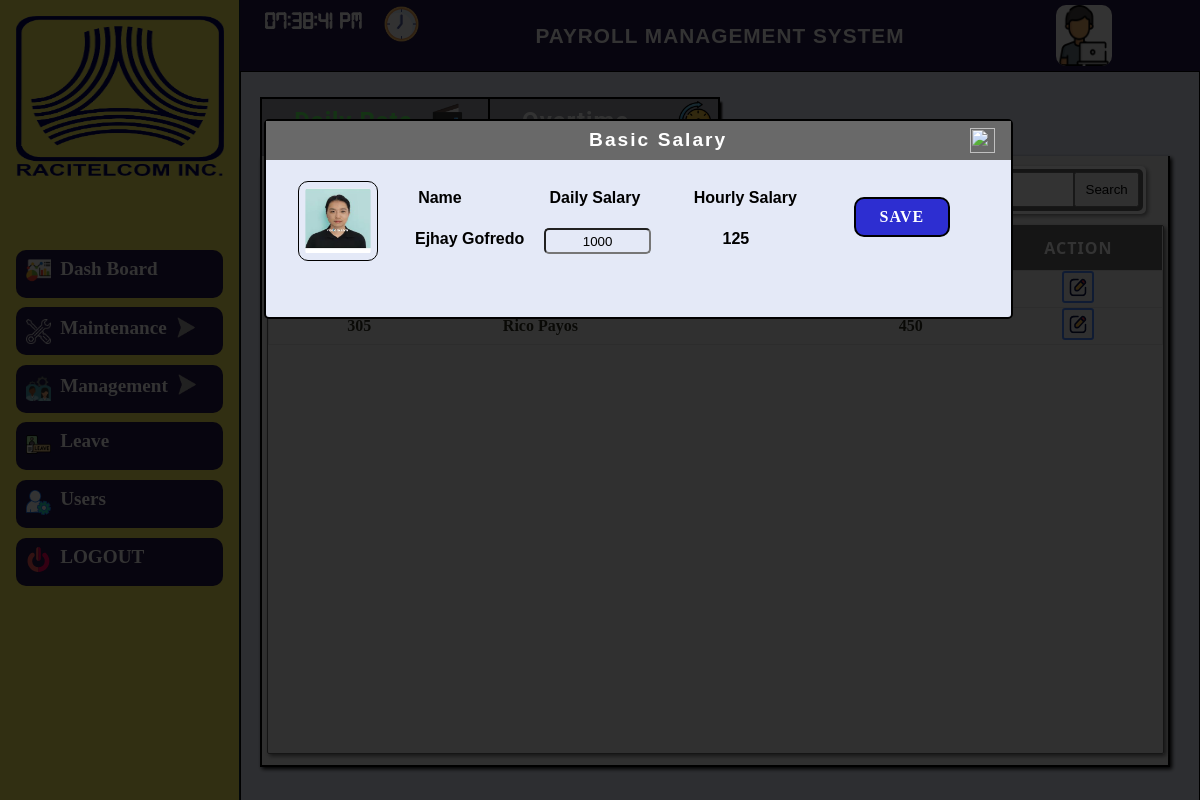
Page /admin-side/management/edit_basic_salary_layout.php?id_edit=304 on the committed database.
### tables this page shows
CREATE TABLE `tbl_company_information` (
  `ID` int(11) NOT NULL,
  `LOGO` varchar(200) NOT NULL,
  `System_Name` varchar(30) NOT NULL,
  `Company_Name` varchar(30) NOT NULL,
  `State` varchar(20) NOT NULL,
  `City` varchar(20) NOT NULL,
  `Zipcode` varchar(10) NOT NULL,
  `Street` varchar(20) NOT NULL,
  `Building_Number` varchar(10) NOT NULL
);

CREATE TABLE `tbl_personal_information` (
  `Personal_ID` int(11) NOT NULL,
  `Employees_ID` int(11) NOT NULL,
  `Last_Name` varchar(255) NOT NULL,
  `First_Name` varchar(255) NOT NULL,
  `Middle_Name` varchar(255) NOT NULL,
  `Birth_Date` date NOT NULL,
  `Email` varchar(255) NOT NULL,
  `Contact_Number` varchar(111) NOT NULL,
  `Zip_Code` varchar(255) NOT NULL,
  `Province` varchar(255) NOT NULL,
  `City` varchar(255) NOT NULL,
  `Street` varchar(255) NOT NULL,
  `Suffix` varchar(255) NOT NULL,
  `Status` varchar(255) NOT NULL,
  `Gender` varchar(255) NOT NULL
);

CREATE TABLE `tbl_employees_information` (
  `Employees_ID` int(11) NOT NULL,
  `Employee_Image` varchar(255) NOT NULL,
  `Hire_Date` date NOT NULL,
  `Daily_Rate` int(11) NOT NULL,
  `Schedule_ID` int(11) NOT NULL,
  `Position_ID` int(11) NOT NULL,
  `Department_ID` int(11) NOT NULL,
  `Employee_Types` varchar(20) NOT NULL
);

### admin-side/admin-layout/top_nav_read.php (called while the page is built, shortened)
<?php
      include "../../connection/connection.php";
       $select_title = "SELECT * FROM tbl_company_information order by ID desc ";
       $query_title =mysqli_query($conn,$select_title);
       $res_title = mysqli_fetch_assoc($query_title);
 ?>

### admin-side/management/read.php (called while the page is built, shortened)
<?php
	include "../../connection/connection.php";
	$sql = "SELECT * FROM (SELECT Employees_ID , First_Name,Last_Name FROM tbl_personal_information) tbl_personal_information
	JOIN (SELECT Employees_ID ,@did:=Department_ID as Department_ID,(SELECT `Department_Name` FROM `tbl_department` WHERE `Department_ID` = @did) as Department_Name,Daily_Rate FROM tbl_employees_information ) tbl_employees_information
	ON tbl_employees_information.Employees_ID = tbl_personal_information.Employees_ID
	";
	$salary = mysqli_query($conn,$sql);
	$res_salary=mysqli_fetch_assoc($salary);
	if(isset($_GET['id_edit'])){
	$id = $_GET['id_edit'];
	$sql = "SELECT * FROM (SELECT Employees_ID , First_Name,Last_Name FROM tbl_personal_information) tbl_personal_information
	JOIN (SELECT Employees_ID ,Employee_Image,Daily_Rate FROM tbl_employees_information ) tbl_employees_information
	ON tbl_employees_information.Employees_ID = tbl_personal_information.Employees_ID where tbl_employees_information.Employees_ID = '$id' ";
	$edit_salary = mysqli_query($conn,$sql);
	$res_edit_salary=mysqli_fetch_assoc($edit_salary);
}
?>

### admin-side/management/basic_salary_edit.php (the view, shortened to what this page needs)
<!DOCTYPE html>
<html>
<head>
	<link rel="stylesheet" type="text/css" href="basic_salary.css">
</head>
<body>
	<div class="background">
		<div class="div-background">
			<div class="home-content">
				<div class="box-payroll">
					<div class="payroll-nav-bar">
						<ul class="active" >
							<li ><a href="basic_salary_layout.php" style="color:#66ff66;"   >Daily Rate</a> <img src="../../icons/setting.png" id="img_salary" > </li>
							<li><a href="ot_layout.php" >Overtime Rate</a><img id="img_history" src="../../icons/time-is-money.png"></li>
						</ul>
					</div>
					<div class="salary">
						<div class="salary-header">
							<div class="salary-header-left">
							</div>
							<div class="salary-header-right">
									<form method="POST" action="schedule.php">
									<div class="containter-search">
										<div class="containter-input-search">
										<input type="submit" name=""  value="Search" class="search">
										</div>
									</div>
								</form>
							</div>
						</div>
						<div class="salary-body">
							<table class="payroll-table">
								<thead>
									<tr>
										<th>Employee ID</th>
										<th>Employee Name</th>
										<th>Department</th>
										<th>Basic Salary</th>
										<th>Action </th>
								</thead>
								<tbody>
									<?php do { ?>
									<tr>
										<td><?php echo $res_salary['Employees_ID']; ?></td>
										<td><?php echo $res_salary['First_Name']; ?> <?php echo $res_salary['Last_Name']; ?></td>
										<td><?php echo $res_salary['Department_Name']; ?></td>
										<td><?php echo $res_salary['Daily_Rate']; ?></td>
										<td><a href="basic_salary_edit.php?id=<?php echo $res_salary['Employees_ID']; ?>"><img id="edit-icon" src="../../icons/edit-action.svg"></a></td>
									</tr>
								</tbody>
									<?php }while($res_salary=$salary->fetch_assoc());  ?>
							</table>
						</div>
					</div>
				</div>
			</div>
			<div class="pop-salary-edit">
				<div class="pop-box">
					<form method="post" action="basic_salary_update.php">
						<div class="header">
							<label>Basic Salary</label>
							<a href="basic_salary_layout.php"><img id="edit-close" src="../../icons/close.svg"></a>
						</div>
						<?php do{ ?>
						<div class="body">
							<div class="input-label">
								<img id="img-emp"
								<?php if($res_edit_salary['Employee_Image'] == ''){ ?>
									src = "../../user1.png";
								<?php }else{ ?>
								src="../../side-bar/employees/emp-image/<?php echo $res_edit_salary['Employee_Image'] ?> ">
							<?php } ?>
							</div>
							<div class="input-label-basic-salary" id="namee">
								<div class="div-input">
									<label>Name</label>
								</div>
								<div class="div-input" id="name">
									<p ><?php echo $res_edit_salary['First_Name']; ?>  <?php echo $res_edit_salary['Last_Name']; ?></p>
								</div>
							</div>
							<div class="input-label-hourly-salary">
								<div class="div-input">
									<label>Daily Salary</label>
								</div>
								<div class="div-input">
								<input type="text" name="salary" value="<?php echo $res_edit_salary['Daily_Rate'];?>">
								</div>
							</div>
							<div class="input-label-basic-salary">
								<div class="div-input">
									<label>Hourly Salary</label>
								</div>
								<div class="div-input">
								<p> <?php echo $res_edit_salary['Daily_Rate']/8;?></p>
								</div>
							</div>
							<div class="input-label-button">
								<button type="submit" name="save">SAVE</button>
							</div>
						</div>
					<?php }while($res_edit_salary=$edit_salary->fetch_assoc());  ?>
					</form>
				</div>
			</div>
		</div>
	</div>
</html>

### admin-side/admin-layout/top_nav.php (shortened to what this page needs)
<?php include"top_nav_read.php"; ?>
<!DOCTYPE html>
<html>
<head>
    <link rel="stylesheet" type="text/css" href="top_nav.css">
</head>
<body>
    <div class="top_div">
       <div class="clock">
           <p id="clock"></p><img src="../../icons/clock.png">
       </div>
       <div class="title1">
           <p><?php echo $res_title['System_Name']; ?></p>
       </div>
       <div class="user">
            <p><img src="../../icons/programmer.png"></p>
            <div class="type">
            </div>
       </div>
    </div>
</body>
</html>

### admin-side/settings/settings_layout.css (style rules this page uses)
* { padding: 0; margin: 0; box-sizing: border-box; }
html,body { position: relative; height: 100%; widows: 100%; }

### admin-side/admin-layout/top_side_bar.css (style rules this page uses)
* { padding: 0; margin: 0; box-sizing: border-box; }
html,body { position: relative; height: 100%; width: 100%; }

### admin-side/admin-layout/top_nav.css (style rules this page uses)
* { padding: 0; margin: 0; box-sizing: border-box; }
html,body { position: relative ; height: 100%; width: 100%; }
.top_div { position: relative; display: flex; flex-direction: row; height: 100%; width: 100%; background-color:#251749; }
.top_div .clock { position: relative; width: 25%; height: 100%; display: flex; flex-direction: row; }
.clock p { position: relative; height: 100%; width: 6em; font-size: 1.5em; color: white; font-weight: 600; padding-left: 1em; padding-top:.5em ; font-family: realtime-clock; }
.clock img { position: relative; height: 2.2em; width: 2.2em; top:.2em ; margin-top:.2em ; }
.top_div .title1 { position: relative; width: 50%; height: 100%; display: flex; justify-content: center; align-items: center; }
.title1 p { position: relative; font-size: 1.3em; text-transform: uppercase; letter-spacing: 1px; font-weight: 600; color: white; }
.top_div .user { position: relative; width: 25%; height: 100%; display: flex; flex-direction: row; }
.user img { position: relative; height: 85%; width: 3.5em; top: 5px; border-radius: 10px; margin-left: 6em; background: white; }
.user .type { position: relative; display: flex; flex-direction: column; }

### admin-side/management/basic_salary_edit.php (style rules this page uses)
.payroll-nav-bar ul li:nth-child(1) { border-left: solid 2PX black; }

### rows in the picture
tbl_company_information: System_Name "PAYROLL MANAGEMENT SYSTEM"
tbl_personal_information: Employees_ID.Employee_Image (picture), First_Name "Ejhay", Last_Name "Gofredo", salary "1000", $res_edit_salary['Daily_Rate']/8 "125"
tbl_personal_information: Employees_ID.Employees_ID "305", First_Name "Rico", Last_Name "Payos", Employees_ID.Daily_Rate "450"
